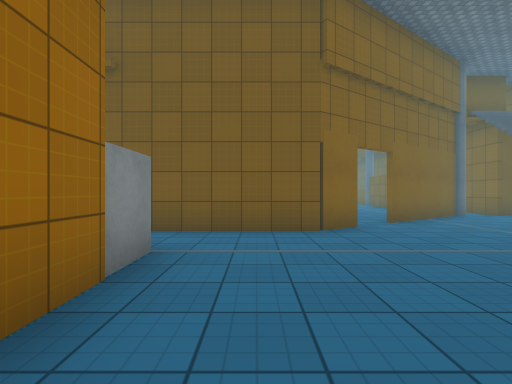
View 1 (above)

24 first-person views from a walk through a 3-D level made in the Unity game engine. The camera is 1.3 m above the floor, looks level and sees 85° across. The floor is counted in squares, 2 m on a side. Each view is taken from the middle of a square. On the plan, view 1 faces up. The plan holds only what a view shows up to about 9 squares ahead; the rest is blank. The place goes on beyond the plan. The player character is not drawn. Surface patterns are stand-ins for the level's own textures.

View 2
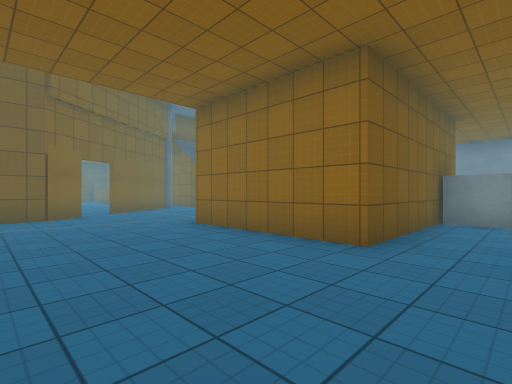

View 3
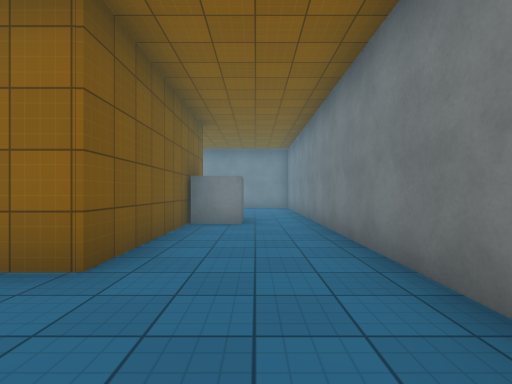

View 4
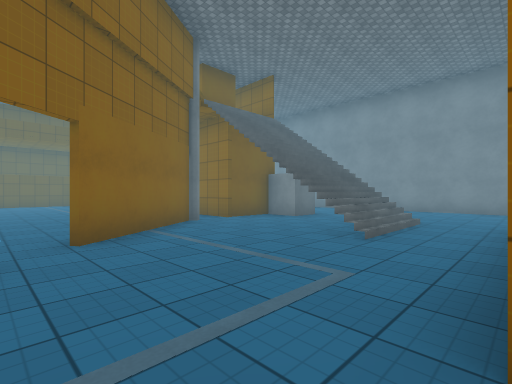

View 5
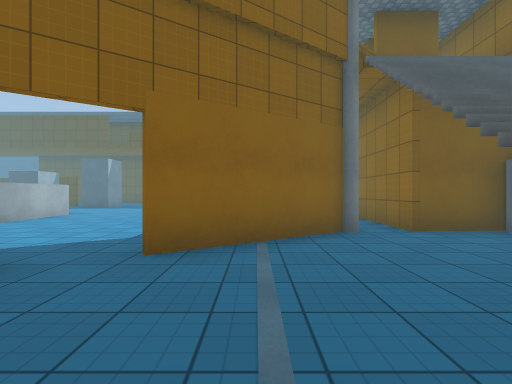

View 6
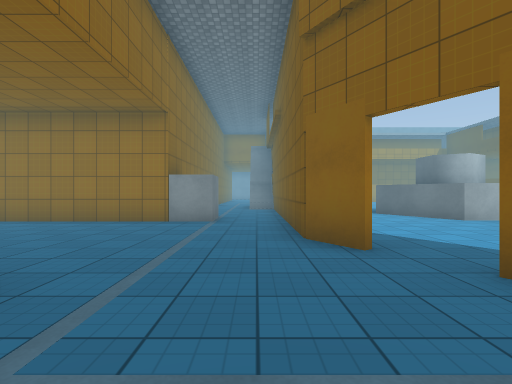

View 7
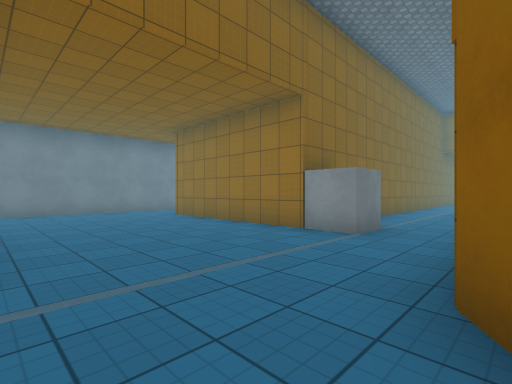

View 8
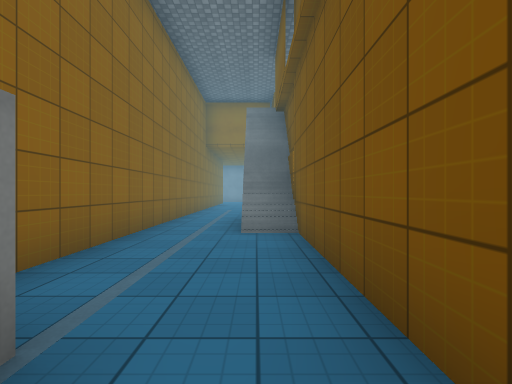

View 9
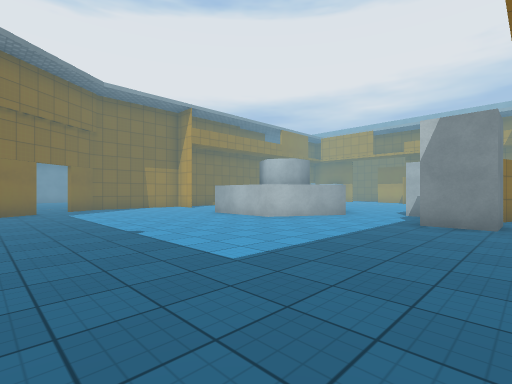

View 10
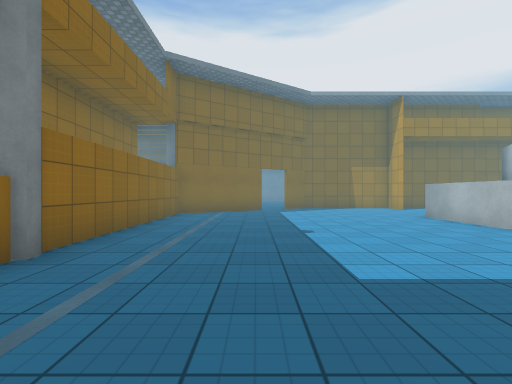

View 11
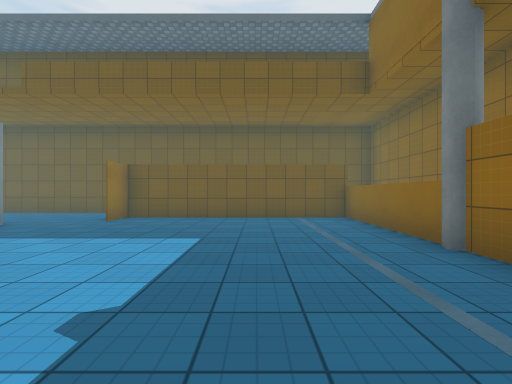

View 12
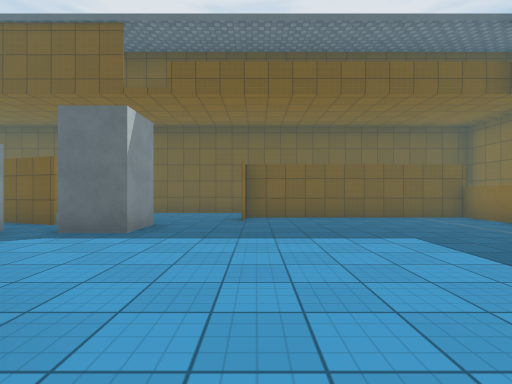

View 13
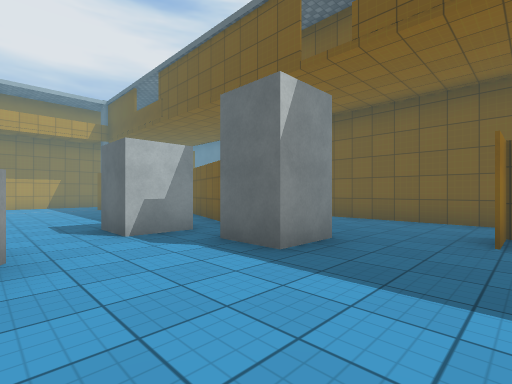

View 14
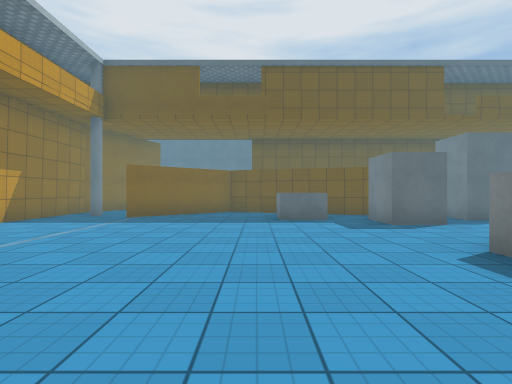

View 15
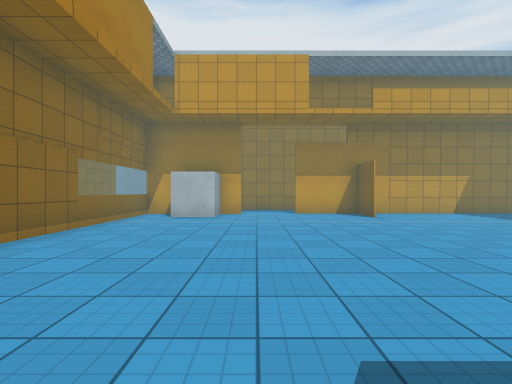

View 16
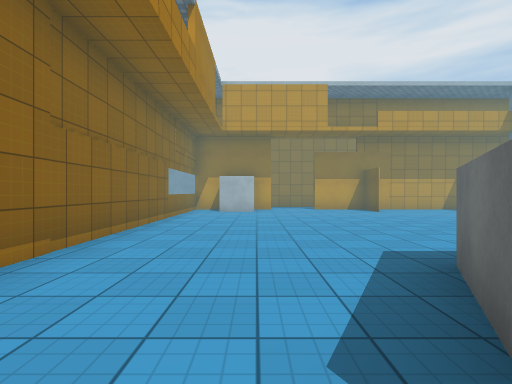

View 17
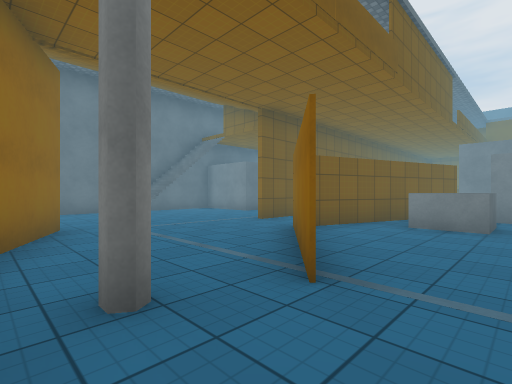

View 18
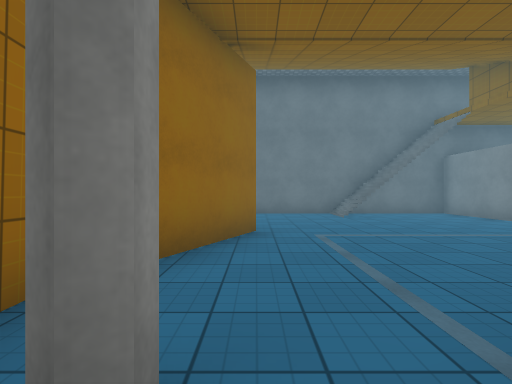

View 19
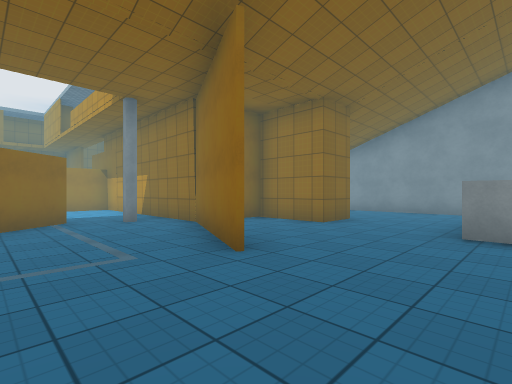

View 20
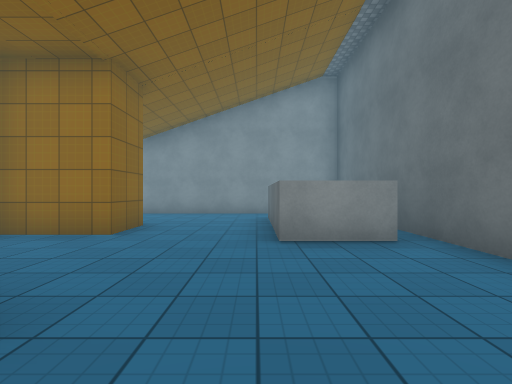

View 21
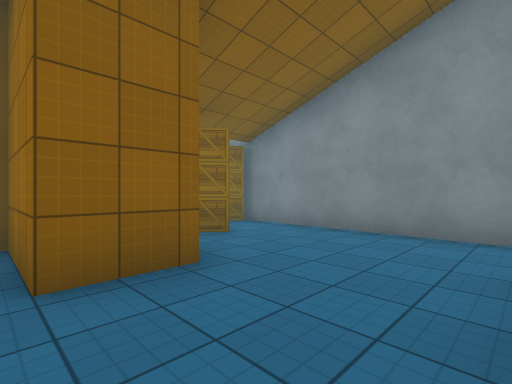

View 22
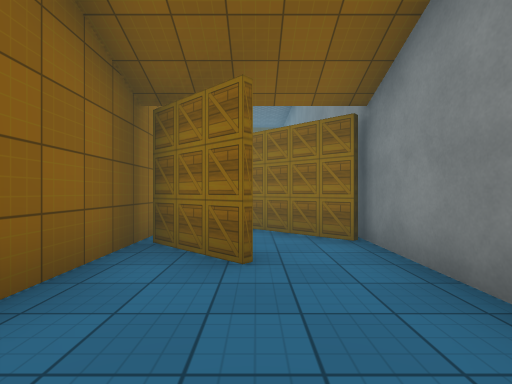

View 23
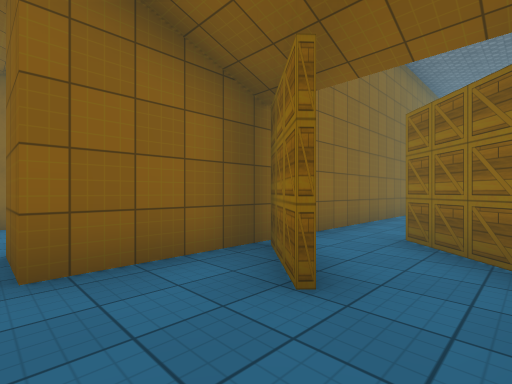

View 24
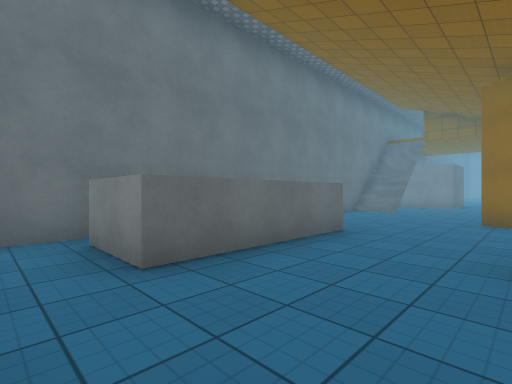

### Floor plan
Key: @ floor where view 1 was taken; # wall or solid block; x gap in a wall; . floor; / step, stairs or slope; ^ raised ledge; B box; O other object.
Columns run from 20 left of view 1 to 13 right of it. Each row starts with its distance up from view 1.
 24  ##  ##########
 23  .####.....#..#
 22  .####........#
 21 #.............#
 20 #.......O.....
 19 #......OO...#########
 18 #...#..O.....   .....
 17 #.BB#xOO...O##   ...######
 16 #B.B# ##.OO..####........O
 15 ##B # #..O...^.###.......O
 14     # #........#.........O
 13     # ##.................#
 12     #  #........##.......#
 11     #  #.......####......#
 10        #.......#  #......# #
  9       .........####......#.#
  8       ..........##.......#.##
  7        #................OO..##
  6        #.........   ...OO.....
  5        OOO###########OO...###
  4             #//...........///....#
  3           ........##.............#
  2           ##########....#    ..
  1                    #....#
  0                    #@...#
 -1                    #....####
 -2                    #.......#
 -3                    ............
 -4                    ............
 -5                     ###########

Where each view was taken, in squares from view 1:
view 1: 0 up, 0 right, facing up
view 2: 3 down, 0 right, facing up-right
view 3: 3 down, 1 right, facing right
view 4: 2 up, 2 right, facing up-right
view 5: 3 up, 4 right, facing up
view 6: 4 up, 5 right, facing left
view 7: 5 up, 3 right, facing down-left
view 8: 4 up, 1 left, facing left
view 9: 16 up, 4 right, facing down-left
view 10: 16 up, 3 right, facing down
view 11: 10 up, 3 right, facing up
view 12: 10 up, 0 right, facing up
view 13: 12 up, 0 right, facing up-left
view 14: 8 up, 8 left, facing up
view 15: 8 up, 5 left, facing left
view 16: 7 up, 3 left, facing left
view 17: 14 up, 13 left, facing up-right
view 18: 15 up, 12 left, facing up
view 19: 22 up, 10 left, facing down-left
view 20: 21 up, 11 left, facing left
view 21: 21 up, 15 left, facing down-left
view 22: 20 up, 18 left, facing down
view 23: 19 up, 19 left, facing down-right
view 24: 19 up, 19 left, facing up-right
